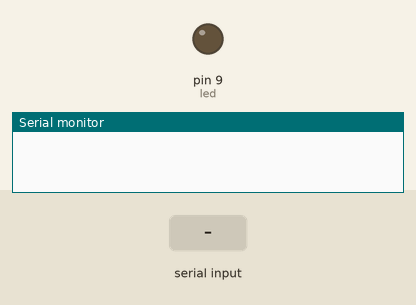
A sketch run on a simulated Arduino Uno, built with avr-gcc and run on an emulated ATmega328P. Parts: output pins drawn as LEDs (lit = HIGH), the last lines printed to the serial monitor. The test bench sets the inputs (shaded band).

Above: at 1.2 s.
1.3 s: "A" received over Serial
At 2.5 s:
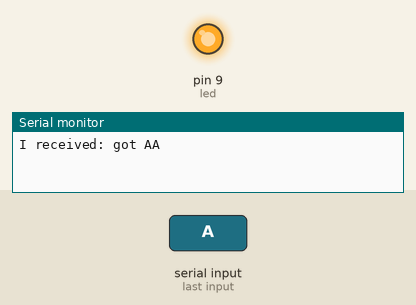
2.8 s: "1" received over Serial
Timing chart, 0 to 5.8 s (numbered marks = the images above; inputs shaded):
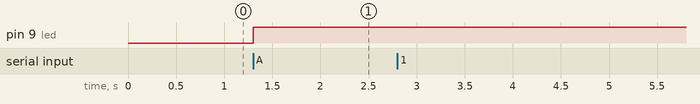

Measured:
- after the input at 1.3 s, pin 9 (led): LOW → HIGH at once

The sketch:

sketch_jan15a.ino
```cpp
int incomingByte = 0;
int led = 9;
void setup()                    // run once, when the sketch starts
{
  Serial.begin(9600);           // set up Serial library at 9600 bps
  pinMode(led, OUTPUT);
}

void loop()                       // run over and over again
{
  //Serial.println("Hello world!");  // prints hello with ending line break
  //delay(1000);
  /*for(int load = 0; load < 256; load++)
  {
    //analogWrite(led, load);
    //delay(100);
  }*/
  if(Serial.available() > 0) {
    incomingByte = Serial.read();
    analogWrite(led, 255);
    Serial.print("I received: ");
    if(incomingByte == 'A'){
      Serial.write("got A");
    }
    Serial.write(incomingByte);
  }
}
```
